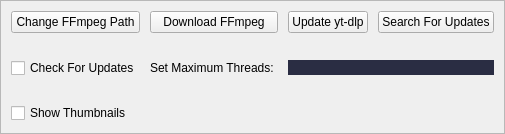
            <widget class="QWidget" name="mpage3">
             <layout class="QVBoxLayout" name="verticalLayout_11">
              <property name="spacing">
               <number>0</number>
              </property>
              <property name="leftMargin">
               <number>0</number>
              </property>
              <property name="topMargin">
               <number>0</number>
              </property>
              <property name="rightMargin">
               <number>0</number>
              </property>
              <property name="bottomMargin">
               <number>0</number>
              </property>
              <item alignment="Qt::AlignTop">
               <widget class="QFrame" name="selection_frame_2">
                <property name="frameShape">
                 <enum>QFrame::StyledPanel</enum>
                </property>
                <property name="frameShadow">
                 <enum>QFrame::Raised</enum>
                </property>
                <layout class="QGridLayout" name="gridLayout_3">
                 <property name="leftMargin">
                  <number>10</number>
                 </property>
                 <property name="topMargin">
                  <number>10</number>
                 </property>
                 <property name="rightMargin">
                  <number>10</number>
                 </property>
                 <property name="bottomMargin">
                  <number>10</number>
                 </property>
                 <property name="horizontalSpacing">
                  <number>10</number>
                 </property>
                 <property name="verticalSpacing">
                  <number>25</number>
                 </property>
                 <item row="1" column="2" colspan="2">
                  <widget class="QLabeledSlider" name="max_thread_slider">
                   <property name="styleSheet">
                    <string notr="true">QSlider::groove:horizontal{background: #2A2D43}</string>
                   </property>
                   <property name="minimum">
                    <number>1</number>
                   </property>
                   <property name="maximum">
                    <number>10</number>
                   </property>
                   <property name="orientation">
                    <enum>Qt::Horizontal</enum>
                   </property>
                  </widget>
                 </item>
                 <item row="0" column="0">
                  <widget class="QPushButton" name="change_ffmpeg_path_btn">
                   <property name="text">
                    <string>Change FFmpeg Path</string>
                   </property>
                  </widget>
                 </item>
                 <item row="0" column="1">
                  <widget class="QPushButton" name="download_ffmpeg_btn">
                   <property name="text">
                    <string>Download FFmpeg</string>
                   </property>
                  </widget>
                 </item>
                 <item row="1" column="0">
                  <widget class="QCheckBox" name="update_check_box">
                   <property name="text">
                    <string>Check For Updates</string>
                   </property>
                   <property name="tristate">
                    <bool>false</bool>
                   </property>
                  </widget>
                 </item>
                 <item row="0" column="3">
                  <widget class="QPushButton" name="search_for_update_btn">
                   <property name="text">
                    <string>Search For Updates</string>
                   </property>
                  </widget>
                 </item>
                 <item row="1" column="1">
                  <widget class="QLabel" name="label">
                   <property name="text">
                    <string>Set Maximum Threads: </string>
                   </property>
                  </widget>
                 </item>
                 <item row="0" column="2">
                  <widget class="QPushButton" name="update_yt_dlp_btn">
                   <property name="text">
                    <string>Update yt-dlp</string>
                   </property>
                  </widget>
                 </item>
                 <item row="2" column="0">
                  <widget class="QCheckBox" name="thumbnail_check_box">
                   <property name="text">
                    <string>Show Thumbnails</string>
                   </property>
                  </widget>
                 </item>
                </layout>
               </widget>
              </item>
             </layout>
            </widget>
